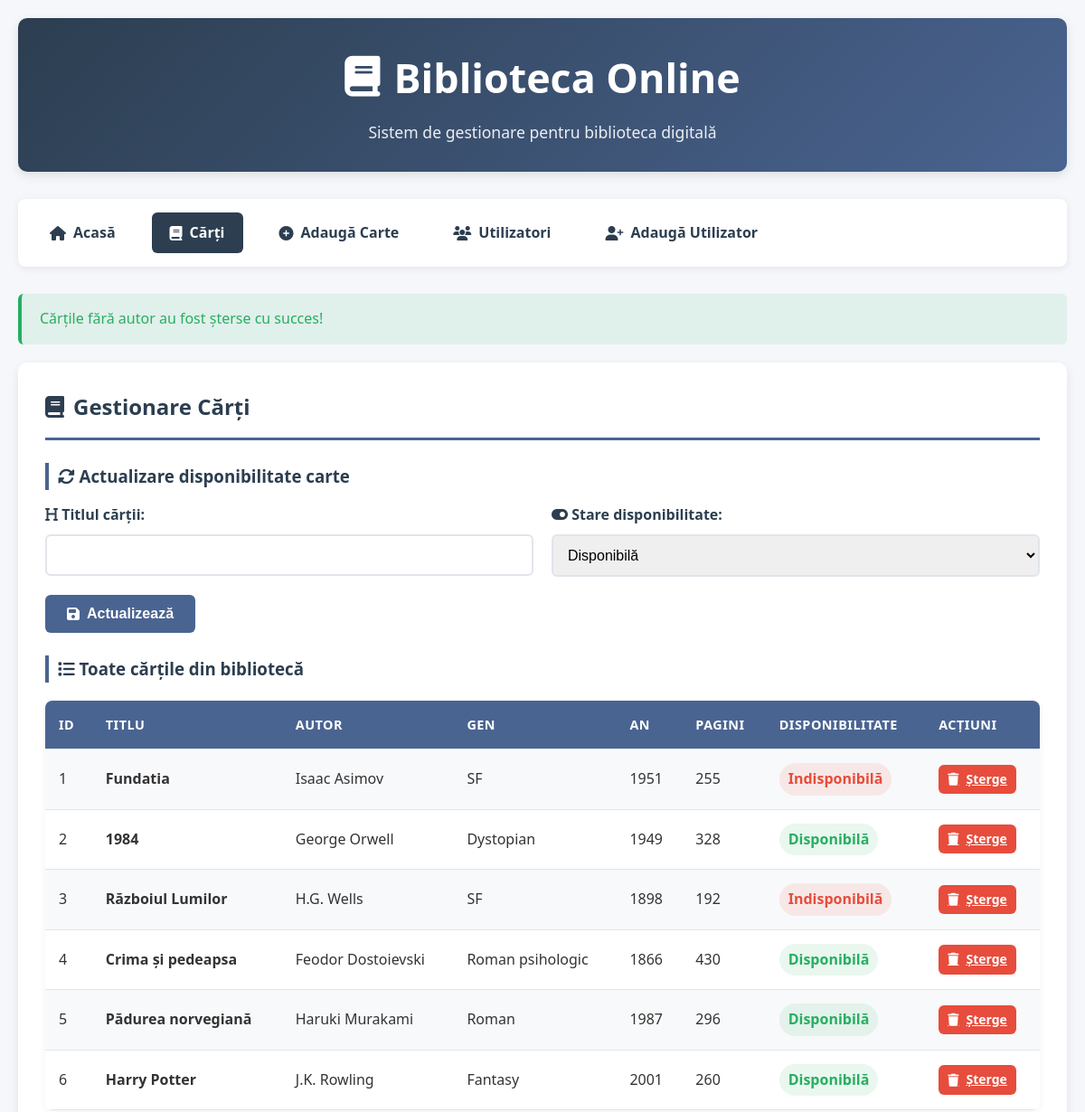
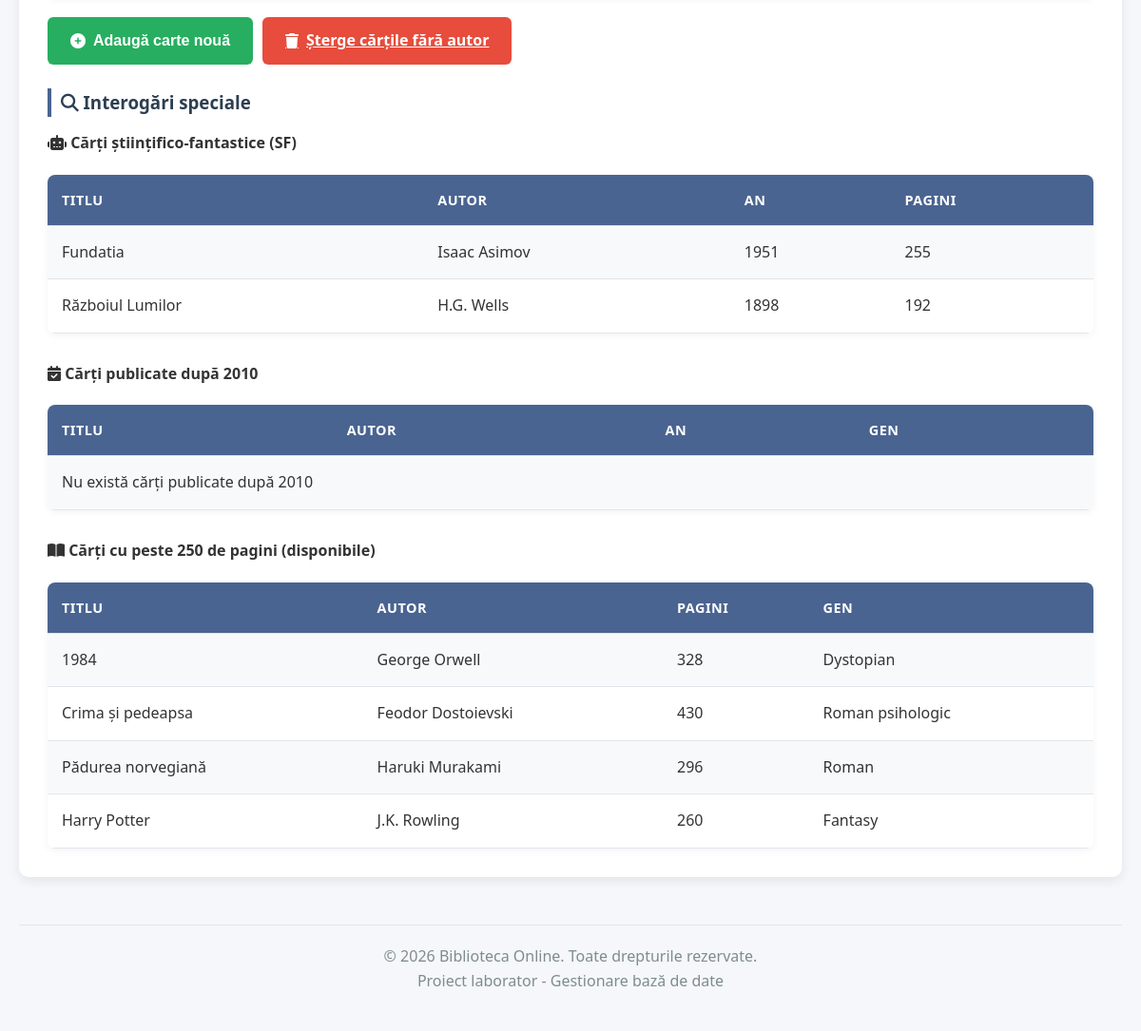
Page /index.php?pagina=carti&sterge_carti_fara_autor on the committed database (2 pictures, top to bottom).
### tables this page shows
CREATE TABLE `carti_biblioteca` (
  `id` int(11) NOT NULL,
  `titlu_carte` varchar(255) NOT NULL,
  `autor` varchar(255) DEFAULT NULL,
  `gen_literar` varchar(100) DEFAULT NULL,
  `an_publicare` int(11) DEFAULT NULL,
  `nr_pagini` int(11) DEFAULT NULL,
  `descriere` text DEFAULT NULL,
  `stare_disponibilitate` tinyint(1) DEFAULT 1
);

### pagina_carti.php (the view, shortened to what this page needs)
<?php
if (isset($_GET['sterge_carti_fara_autor'])) {
    $sql = "DELETE FROM carti_biblioteca WHERE autor IS NULL OR autor = ''";
    if ($conn->query($sql) === TRUE) {
        afiseazaMesaj('success', 'Cărțile fără autor au fost șterse cu succes!');
    } else {
        afiseazaMesaj('error', 'Eroare la ștergere: ' . $conn->error);
    }
}
?>
<div class="section">
    <h2><i class="fas fa-book"></i> Gestionare Cărți</h2>
    <h3><i class="fas fa-sync-alt"></i> Actualizare disponibilitate carte</h3>
    <form method="POST" action="index.php?pagina=carti">
        <div class="form-row">
            <div class="form-group">
                <label for="titlu_carte"><i class="fas fa-heading"></i> Titlul cărții:</label>
                <input type="text" id="titlu_carte" name="titlu_carte" required>
            </div>
            <div class="form-group">
                <label for="stare_disponibilitate"><i class="fas fa-toggle-on"></i> Stare disponibilitate:</label>
                <select id="stare_disponibilitate" name="stare_disponibilitate" required>
                    <option value="1">Disponibilă</option>
                </select>
            </div>
        </div>
        <button type="submit" name="actualizare_carte" class="btn">
            <i class="fas fa-save"></i> Actualizează
        </button>
    </form>
    <h3><i class="fas fa-list"></i> Toate cărțile din bibliotecă</h3>
    <table>
        <tr>
            <th>ID</th>
            <th>Titlu</th>
            <th>Autor</th>
            <th>Gen</th>
            <th>An</th>
            <th>Pagini</th>
            <th>Disponibilitate</th>
            <th>Acțiuni</th>
        </tr>
        <?php
        $sql = "SELECT * FROM carti_biblioteca";
        $result = $conn->query($sql);
        if ($result->num_rows > 0) {
            while($row = $result->fetch_assoc()) {
                $disponibilitate = $row['stare_disponibilitate'] ?
                    '<span class="available">Disponibilă</span>' :
                    '<span class="unavailable">Indisponibilă</span>';
                echo "<tr>
                        <td>{$row['id']}</td>
                        <td><strong>{$row['titlu_carte']}</strong></td>
                        <td>{$row['autor']}</td>
                        <td>{$row['gen_literar']}</td>
                        <td>{$row['an_publicare']}</td>
                        <td>{$row['nr_pagini']}</td>
                        <td>{$disponibilitate}</td>
                        <td>
                            <a href='index.php?pagina=carti&sterge_carte={$row['id']}'
                               onclick='return confirmaStergere(\"Sigur doriți să ștergeți cartea \\\"{$row['titlu_carte']}\\\"?\")'
                               class='btn btn-danger' style='padding: 5px 10px; font-size: 14px;'>
                                <i class='fas fa-trash'></i> Șterge
                            </a>
                        </td>
                      </tr>";
            }
        } else {
            echo "<tr><td colspan='8'>Nu există cărți în bibliotecă</td></tr>";
        }
        ?>
    </table>
    <div class="btn-group">
        <button onclick="window.location.href='index.php?pagina=adauga_carte'" class="btn btn-success">
            <i class="fas fa-plus-circle"></i> Adaugă carte nouă
        </button>
        <a href="index.php?pagina=carti&sterge_carti_fara_autor"
           onclick="return confirmaStergere('Sigur doriți să ștergeți toate cărțile fără autor?')"
           class="btn btn-danger">
            <i class="fas fa-trash"></i> Șterge cărțile fără autor
        </a>
    </div>
    <h3><i class="fas fa-search"></i> Interogări speciale</h3>
    <div style="margin-bottom: 30px;">
        <h4><i class="fas fa-robot"></i> Cărți științifico-fantastice (SF)</h4>
        <table>
            <tr>
                <th>Titlu</th>
                <th>Autor</th>
                <th>An</th>
                <th>Pagini</th>
            </tr>
            <?php
            $sql = "SELECT titlu_carte, autor, an_publicare, nr_pagini FROM carti_biblioteca WHERE gen_literar = 'SF'";
            $result = $conn->query($sql);
            if ($result->num_rows > 0) {
                while($row = $result->fetch_assoc()) {
                    echo "<tr>
                            <td>{$row['titlu_carte']}</td>
                            <td>{$row['autor']}</td>
                            <td>{$row['an_publicare']}</td>
                            <td>{$row['nr_pagini']}</td>
                          </tr>";
                }
            } else {
                echo "<tr><td colspan='4'>Nu există cărți SF</td></tr>";
            }
            ?>
        </table>
    </div>
    <div style="margin-bottom: 30px;">
        <h4><i class="fas fa-calendar-check"></i> Cărți publicate după 2010</h4>
        <table>
            <tr>
                <th>Titlu</th>
                <th>Autor</th>
                <th>An</th>
                <th>Gen</th>
            </tr>
            <?php
            $sql = "SELECT titlu_carte, autor, an_publicare, gen_literar FROM carti_biblioteca WHERE an_publicare > 2010";
            $result = $conn->query($sql);
            if ($result->num_rows > 0) {
                while($row = $result->fetch_assoc()) {
                    echo "<tr>
                            <td>{$row['titlu_carte']}</td>
                            <td>{$row['autor']}</td>
                            <td>{$row['an_publicare']}</td>
                            <td>{$row['gen_literar']}</td>
                          </tr>";
                }
            } else {
                echo "<tr><td colspan='4'>Nu există cărți publicate după 2010</td></tr>";
            }
            ?>
        </table>
    </div>
    <div>
        <h4><i class="fas fa-book-open"></i> Cărți cu peste 250 de pagini (disponibile)</h4>
        <table>
            <tr>
                <th>Titlu</th>
                <th>Autor</th>
                <th>Pagini</th>
                <th>Gen</th>
            </tr>
            <?php
            $sql = "SELECT titlu_carte, autor, nr_pagini, gen_literar FROM carti_biblioteca
                    WHERE nr_pagini > 250 AND stare_disponibilitate = 1";
            $result = $conn->query($sql);
            if ($result->num_rows > 0) {
                while($row = $result->fetch_assoc()) {
                    echo "<tr>
                            <td>{$row['titlu_carte']}</td>
                            <td>{$row['autor']}</td>
                            <td>{$row['nr_pagini']}</td>
                            <td>{$row['gen_literar']}</td>
                          </tr>";
                }
            } else {
                echo "<tr><td colspan='4'>Nu există cărți cu peste 250 de pagini disponibile</td></tr>";
            }
            ?>
        </table>
    </div>
</div>

### style.css (style rules this page uses)
* { margin: 0; padding: 0; box-sizing: border-box; }
body { font-family: 'Segoe UI', Tahoma, Geneva, Verdana, sans-serif; line-height: 1.6; margin: 0; background-color: #f5f7fa; color: #333; }
.section { background: white; border-radius: 10px; padding: 30px; margin-bottom: 30px; box-shadow: 0 4px 12px rgba(0,0,0,0.08); }
.section h2 { color: #2c3e50; border-bottom: 3px solid #4a6491; padding-bottom: 15px; margin-bottom: 25px; display: flex; align-items: center; gap: 10px; }
.section h3 { color: #2c3e50; margin: 25px 0 15px 0; padding-left: 10px; border-left: 4px solid #4a6491; }
.form-group { margin-bottom: 20px; }
.form-row { display: flex; gap: 20px; flex-wrap: wrap; }
.form-row .form-group { flex: 1; min-width: 200px; }
label { display: block; margin-bottom: 8px; font-weight: 600; color: #2c3e50; }
input, select, textarea { width: 100%; padding: 12px; border: 2px solid #e1e5eb; border-radius: 6px; font-size: 16px; transition: border-color 0.3s ease; }
.btn { background: #4a6491; color: white; padding: 12px 24px; border: none; border-radius: 6px; cursor: pointer; font-size: 16px; font-weight: 600; transition: all 0.3s ease; display: inline-flex; align-items: center; gap: 8px; }
.btn-danger { background: #e74c3c; }
.btn-success { background: #27ae60; }
.btn-group { display: flex; gap: 10px; flex-wrap: wrap; margin-top: 20px; }
table { width: 100%; border-collapse: separate; border-spacing: 0; margin-top: 20px; border-radius: 8px; overflow: hidden; box-shadow: 0 2px 8px rgba(0,0,0,0.05); }
th, td { padding: 15px; text-align: left; border-bottom: 1px solid #e1e5eb; }
th { background-color: #4a6491; color: white; font-weight: 600; text-transform: uppercase; font-size: 0.9rem; letter-spacing: 0.5px; }
tr { transition: background-color 0.2s ease; }
tr:nth-child(even) { background-color: #f8f9fa; }
.available { color: #27ae60; font-weight: 600; background-color: rgba(39, 174, 96, 0.1); padding: 5px 10px; border-radius: 20px; display: inline-block; }
.unavailable { color: #e74c3c; font-weight: 600; background-color: rgba(231, 76, 60, 0.1); padding: 5px 10px; border-radius: 20px; display: inline-block; }

### rows in the picture
carti_biblioteca: id "1", titlu_carte "Fundatia", autor "Isaac Asimov", gen_literar "SF", an_publicare "1951", nr_pagini "255", stare_disponibilitate "Indisponibilă"
carti_biblioteca: id "2", titlu_carte "1984", autor "George Orwell", gen_literar "Dystopian", an_publicare "1949", nr_pagini "328", stare_disponibilitate "Disponibilă"
carti_biblioteca: id "3", titlu_carte "Războiul Lumilor", autor "H.G. Wells", gen_literar "SF", an_publicare "1898", nr_pagini "192", stare_disponibilitate "Indisponibilă"
carti_biblioteca: id "4", titlu_carte "Crima și pedeapsa", autor "Feodor Dostoievski", gen_literar "Roman psihologic", an_publicare "1866", nr_pagini "430", stare_disponibilitate "Disponibilă"
carti_biblioteca: id "5", titlu_carte "Pădurea norvegiană", autor "Haruki Murakami", gen_literar "Roman", an_publicare "1987", nr_pagini "296", stare_disponibilitate "Disponibilă"
carti_biblioteca: id "6", titlu_carte "Harry Potter", autor "J.K. Rowling", gen_literar "Fantasy", an_publicare "2001", nr_pagini "260", stare_disponibilitate "Disponibilă"

### other values in the picture
$mesaj "Cărțile fără autor au fost șterse cu succes!"
